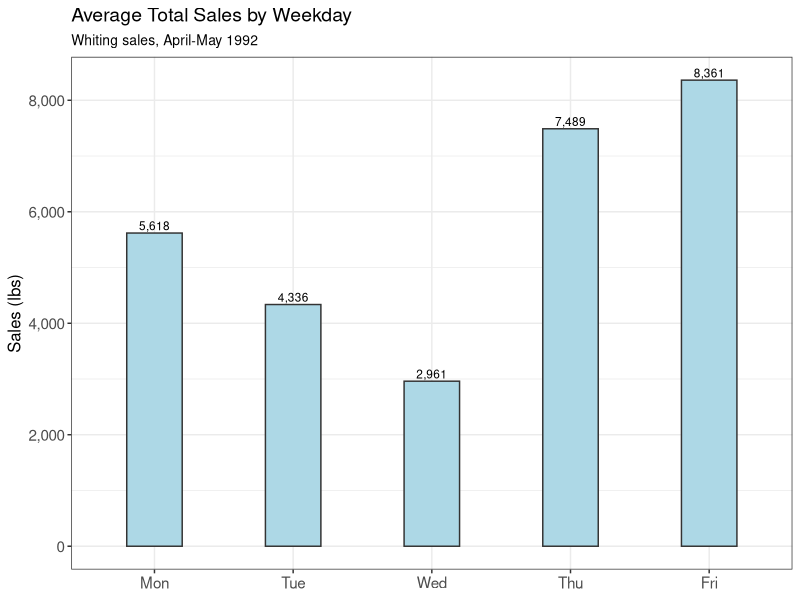
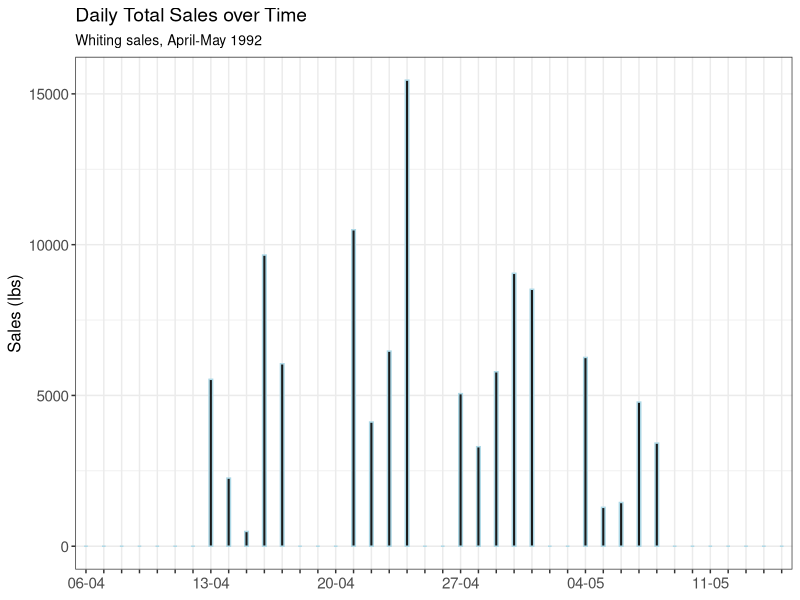
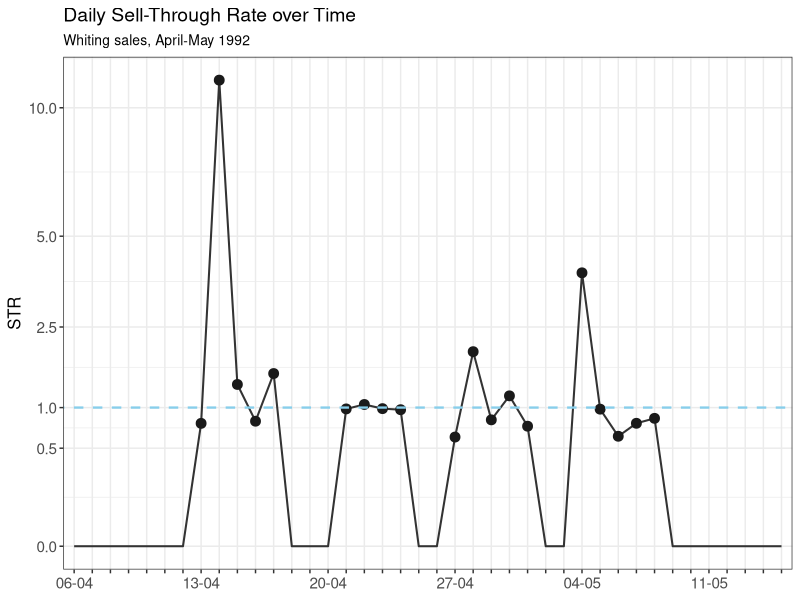
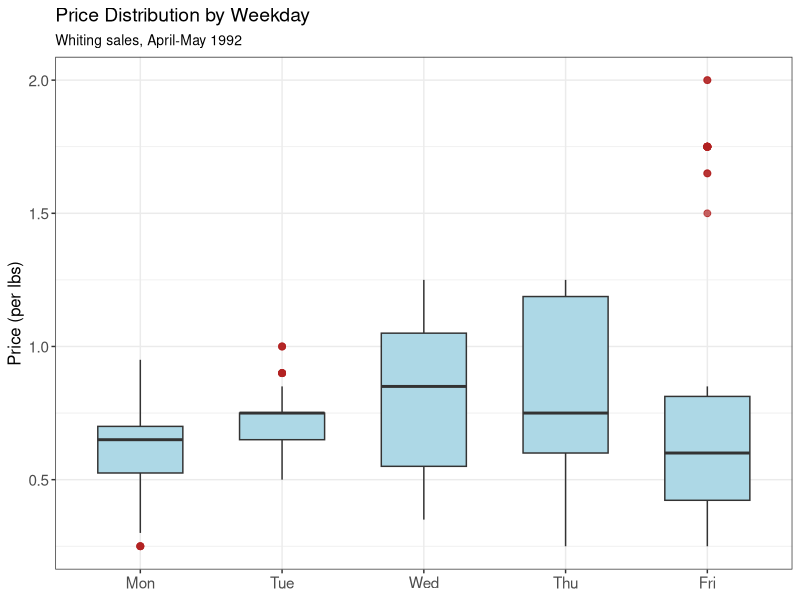
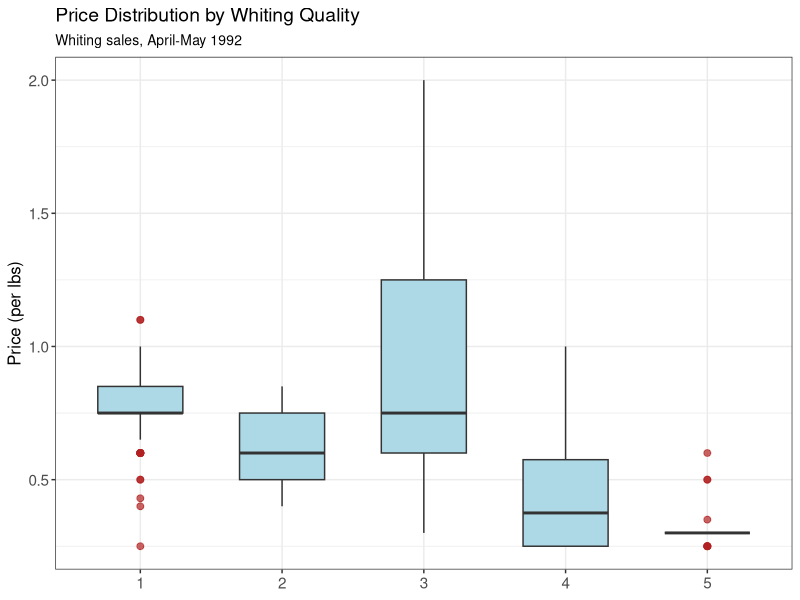
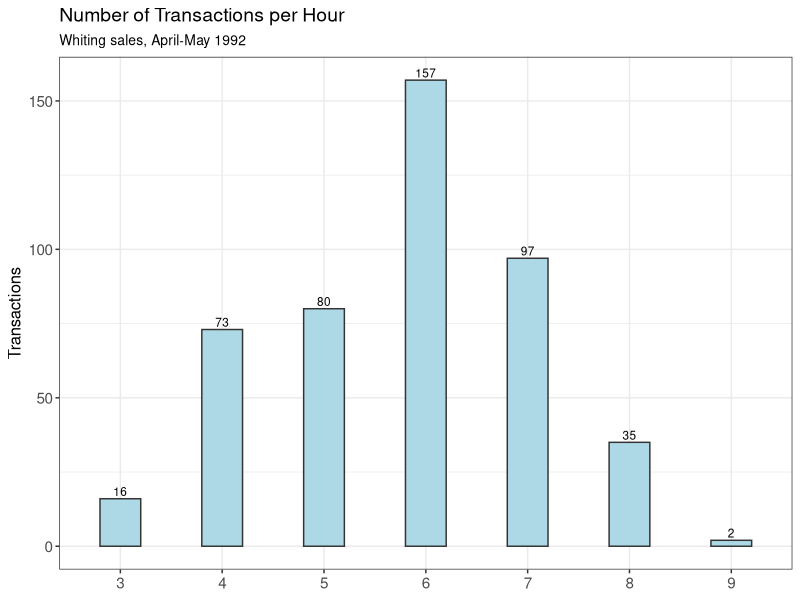
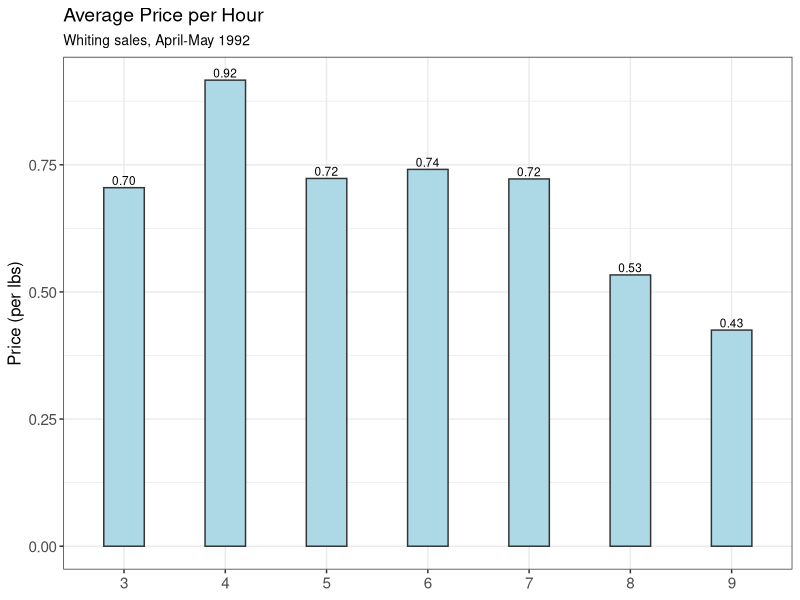

Recreate these plots in R, in order.
library(readr)
library(dplyr)
library(ggplot2)
library(tidyr)

detailed <- read_tsv("data/detailed_fish_market_data.txt")


# delete those rows that have NA for 
# "price","quan", "totr", "tots" and 
# filter for whiting (no king)
detailed_whiting <- detailed %>%
  filter(!is.na(pric),
         !is.na(quan),
         !is.na(totr),
         type == "w") %>%
  arrange(date)


# There seem to be two entries in the dataset, where there are two dealer per day.
# Since this is the case only for two out of all days in April and May: drop those two observations 
detailed_whiting <- detailed_whiting %>%
  # frequency of the same tots value for different days
  group_by(date, dayw, tots) %>%
  mutate(n_same_tots = n()) %>%
  
  # number of distinct tots days
  group_by(date, dayw) %>%
  mutate(n_tots_values = n_distinct(tots)) %>%
  ungroup() %>%
  
  # delete rows for which (there are multiple different tots values 
  #                                   AND 
  #                       for which the tot value only appears once)
  filter(!(n_tots_values > 1 & n_same_tots == 1)) %>%
  
  # delete rows that are not longer needed
  select(-n_same_tots, -n_tots_values)


## two cases, where > 1 dealer is present
tots_inconsistent <- detailed_whiting |>
  group_by(date, dayw) |>
  mutate(
    n_tots = n_distinct(tots)
  ) |>
  filter(n_tots > 1) |>
  arrange(date, dayw, tots, totr)





##------------------------------------------------------------------------------ 
# Descriptive analysis
##-----------------------------------------------------------------------------


# theme for plots
theme_fontsize <- theme(
  plot.title = element_text(size = 14),
  plot.subtitle = element_text(size = 10),
  axis.title = element_text(size = 12),
  axis.text = element_text(size = 11),
  legend.text = element_text(size = 11),
)



# dataset for the daily-level
detailed_whiting_daily <- detailed_whiting %>%
  group_by(date) %>%
  summarise(
    avg_pric = mean(pric),
    totr = first(totr),
    tots = first(tots),
    dayw = first(dayw),
    n_trsact = n(),
    strate = first(tots)/first(totr)
  )

# labels for time series data plots
date_seq <- seq(
  from = as.Date("1992-04-06"),
  to   = as.Date("1992-05-15"),
  by   = "day"
)

# format as "MM-YYYY"
day_labels <- format(date_seq, "%d-%m")

# Named character vector: names are month_ids
day_lookup_vec <- setNames(day_labels, c(seq(406,430, by = 1),seq(501,515, by=1)))

break_vec_x_axis <- c(seq(406,430, by = 7),seq(504,515, by=7))
all_days_x_axis <- c(seq(406,430, by = 1),seq(501,515, by=1))



####
# summary of the daily datset
####
detailed_whiting_daily %>%
  select(totr, tots, n_trsact) %>%
  summary()

## sales analysis--------------------------------------------------------------

####
# barchart average sales by dayw (Day of the Week)
####
detailed_whiting_daily %>%
  group_by(dayw) %>%
  summarise(avg_tots = mean(tots, na.rm = TRUE)) %>%
  ggplot(aes(x = factor(dayw), y = avg_tots)) +
  geom_col(fill = "lightblue", colour = "grey20", width = 0.4) + 
  labs(title = "Average Total Sales by Weekday",
       subtitle = "Whiting sales, April-May 1992",
       y = "Sales (lbs)",
       x = NULL)+
  geom_text(
    aes(label = scales::comma(round(avg_tots, 0))),
    vjust = -0.3,
    size = 3
  ) +
  scale_x_discrete(breaks = 1:5,
                   labels = c("Mon", "Tue", "Wed", "Thu", "Fri")) +
  scale_y_continuous(labels = scales::comma) +
  theme_bw() +
  theme_fontsize


####
# time series of tots (total sales)
####
tots_plot_df <- detailed_whiting_daily %>%
  select(date, tots) %>%
  complete(date = 406:515,
           fill = list(tots = 0)) %>%
  arrange(date) %>%
  filter(!between(date, 431, 500)) %>%
  mutate(date_fac = factor(date, levels = date))


ggplot(tots_plot_df, aes(x=date_fac, y = tots, group = 1)) + 
  geom_col(width = 0.2,
           colour = "lightblue",
           fill="grey10") +
  labs(title = "Daily Total Sales over Time",
       subtitle = "Whiting sales, April-May 1992",
       y = "Sales (lbs)",
       x = NULL)+ 
  scale_x_discrete(breaks = as.character(all_days_x_axis),
                   labels = function(x) {
                     lab <- rep("", length(x))
                     sel <- x %in% as.character(break_vec_x_axis)
                     lab[sel] <- day_lookup_vec[x[sel]]
                     lab
                   }) +
  theme_bw() +
  theme_fontsize



####
# time series of str (sell trough rate)
####
str_plot_df <- detailed_whiting_daily %>%
  select(date, strate) %>%
  complete(date = 406:515,
           fill = list(strate = 0)) %>%
  arrange(date) %>%
  filter(!between(date, 431, 500)) %>%
  mutate(date_fac = factor(date, levels = date))


ggplot(str_plot_df, aes(x=date_fac, y = strate, group = 1)) + 
  geom_line(size = 0.7,
            colour = "grey20") +
  geom_point(
    data   = subset(str_plot_df, strate > 0),
    size   = 3,
    colour = "grey10"
  ) +
  geom_abline(intercept = 1, 
              slope = 0, 
              linetype = "dashed",
              size = 0.8,
              colour = "skyblue") + 
  labs(title = "Daily Sell-Through Rate over Time",
       subtitle = "Whiting sales, April-May 1992",
       y = "STR",
       x = NULL)+
  scale_y_sqrt(breaks = c(0, 0.5, 1, 2.5, 5, 10)) + 
  scale_x_discrete(breaks = as.character(all_days_x_axis),
                   labels = function(x) {
                     lab <- rep("", length(x))
                     sel <- x %in% as.character(break_vec_x_axis)
                     lab[sel] <- day_lookup_vec[x[sel]]
                     lab
                   }) +
  theme_bw() +
  theme_fontsize
  

## price analysis----------------------------------------------

####
# boxplot pric(price) by dayw (Day of the Week)
####
ggplot(detailed_whiting, 
       aes(x=factor(dayw), y=pric)) +
  geom_boxplot(fill = "lightblue",         # dezente Farbe
               colour = "grey20",
               width = 0.6,
               outlier.colour = "firebrick",
               outlier.alpha = 0.7,
               outlier.size = 2) + 
  labs(
    x = NULL,
    y = "Price (per lbs)",
    title = "Price Distribution by Weekday",
    subtitle = "Whiting sales, April-May 1992"
  ) +
  scale_x_discrete(breaks = seq(1,5,by=1),
                   labels = c("Mon", "Tue", "Wed", "Thu", "Fri")) +
  scale_y_continuous(labels = scales::comma) +
  theme_bw() +
  theme_fontsize


####
# boxplot pric(price) by qual (Qualitiy of the fish)
####
detailed_whiting %>%
  filter(!is.na(qual)) %>%
  ggplot(aes(x=factor(qual), y=pric)) +
  geom_boxplot(fill = "lightblue",
               colour = "grey20",
               width = 0.6,
               outlier.colour = "firebrick",
               outlier.alpha = 0.7,
               outlier.size = 2) + 
  labs(
    x = NULL,
    y = "Price (per lbs)",
    title = "Price Distribution by Whiting Quality",
    subtitle = "Whiting sales, April-May 1992"
  ) +
  scale_y_continuous(labels = scales::comma) +
  theme_bw() +
  theme_fontsize


####
# correlation between tots (total dailiy sales) and avg_pric (average price)
####
cor(detailed_whiting_daily$avg_pric,detailed_whiting_daily$tots)


## Analysis based on hour of the day --------------------------------------
hourly_detailed_whiting <- detailed_whiting %>%
  mutate(time = round(time/100, digits = 0))

# number of transactions per hour 
hourly_detailed_whiting %>%
  group_by(time) %>%
  summarise(n_sales = n()) %>%
  filter(!is.na(time)) %>%
  ggplot(aes(x = factor(time), y = n_sales)) +
  geom_col(fill = "lightblue", colour = "grey20", width = 0.4) + 
  labs(title = "Number of Transactions per Hour",
       subtitle = "Whiting sales, April-May 1992",
       y = "Transactions",
       x = NULL)+
  geom_text(
    aes(label = scales::comma(round(n_sales, 0))),
    vjust = -0.3,
    size = 3
  ) +
  scale_y_continuous(labels = scales::comma) +
  theme_bw() +
  theme_fontsize
  

# average price across hours
hourly_detailed_whiting %>%
  group_by(time) %>%
  summarise(avg_pric = mean(pric, na.rm = TRUE)) %>%
  filter(!is.na(time)) %>%
  ggplot(aes(x = factor(time), y = avg_pric)) +
  geom_col(fill = "lightblue", colour = "grey20", width = 0.4) + 
  labs(title = "Average Price per Hour",
       subtitle = "Whiting sales, April-May 1992",
       y = "Price (per lbs)",
       x = NULL)+
  geom_text(
    aes(label = scales::comma(round(avg_pric, 2))),
    vjust = -0.3,
    size = 3
  ) +
  scale_y_continuous(labels = scales::comma) +
  theme_bw() +
  theme_fontsize







